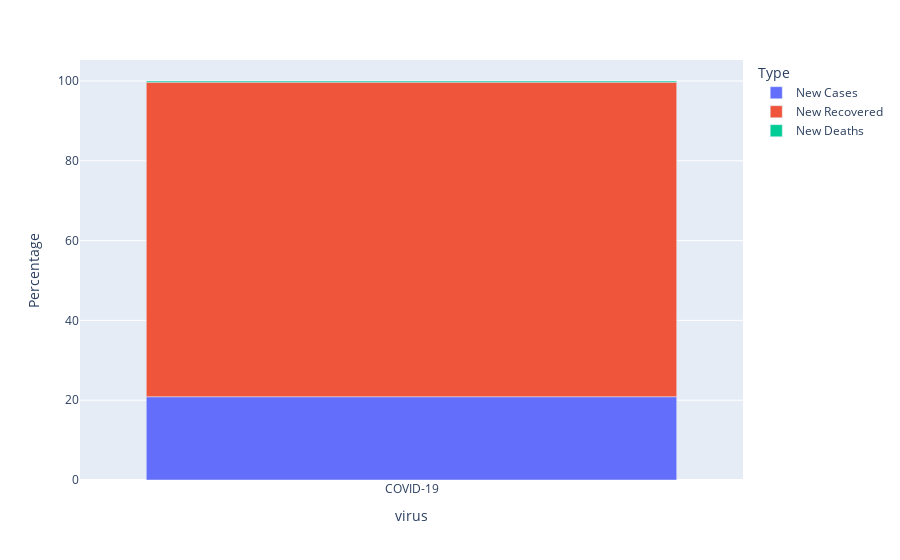

The cell this chart's notebook holds for it:
### Code cell
cases = df[["New Cases", "New Recovered", "New Deaths"]].loc[1]
cases
cases_df = pd.DataFrame(cases).reset_index()
cases_df.columns = ["Type", "Total"]

cases_df["Percentage"] = np.round(100*cases_df["Total"]/np.sum(cases_df["Total"]),2)
cases_df["virus"] = ["COVID-19" for i in range(len(cases_df))]

fig = px.bar(cases_df, x = "virus" , y = "Percentage", color = "Type", hover_data = ["Total"])
fig.show()

### Figure 1 — Plotly figure (JSON) as saved in the notebook; plotly's stock layout.template omitted (floating-point values rounded to 4 significant figures)
{"data": [{"customdata": [[-3959.0]], "hovertemplate": "Type=New Cases<br>virus=%{x}<br>Percentage=%{y}<br>Total=%{customdata[0]}<extra></extra>", "legendgroup": "New Cases", "marker": {"color": "#636efa", "pattern": {"shape": ""}}, "name": "New Cases", "orientation": "v", "showlegend": true, "textposition": "auto", "type": "bar", "x": ["COVID-19"], "xaxis": "x", "y": [20.87], "yaxis": "y"}, {"customdata": [[-14950.0]], "hovertemplate": "Type=New Recovered<br>virus=%{x}<br>Percentage=%{y}<br>Total=%{customdata[0]}<extra></extra>", "legendgroup": "New Recovered", "marker": {"color": "#EF553B", "pattern": {"shape": ""}}, "name": "New Recovered", "orientation": "v", "showlegend": true, "textposition": "auto", "type": "bar", "x": ["COVID-19"], "xaxis": "x", "y": [78.83], "yaxis": "y"}, {"customdata": [[-57.0]], "hovertemplate": "Type=New Deaths<br>virus=%{x}<br>Percentage=%{y}<br>Total=%{customdata[0]}<extra></extra>", "legendgroup": "New Deaths", "marker": {"color": "#00cc96", "pattern": {"shape": ""}}, "name": "New Deaths", "orientation": "v", "showlegend": true, "textposition": "auto", "type": "bar", "x": ["COVID-19"], "xaxis": "x", "y": [0.3], "yaxis": "y"}], "layout": {"barmode": "relative", "legend": {"title": {"text": "Type"}, "tracegroupgap": 0}, "margin": {"t": 60}, "xaxis": {"anchor": "y", "domain": [0, 1], "title": {"text": "virus"}}, "yaxis": {"anchor": "x", "domain": [0, 1], "title": {"text": "Percentage"}}}}
